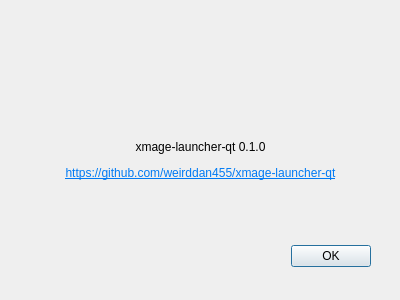
<?xml version="1.0" encoding="UTF-8"?>
<ui version="4.0">
 <class>AboutDialog</class>
 <widget class="QDialog" name="AboutDialog">
  <property name="geometry">
   <rect>
    <x>0</x>
    <y>0</y>
    <width>400</width>
    <height>300</height>
   </rect>
  </property>
  <property name="windowTitle">
   <string>About xmage-launcher-qt</string>
  </property>
  <property name="modal">
   <bool>true</bool>
  </property>
  <widget class="QDialogButtonBox" name="buttonBox">
   <property name="geometry">
    <rect>
     <x>30</x>
     <y>240</y>
     <width>341</width>
     <height>32</height>
    </rect>
   </property>
   <property name="orientation">
    <enum>Qt::Horizontal</enum>
   </property>
   <property name="standardButtons">
    <set>QDialogButtonBox::Ok</set>
   </property>
  </widget>
  <widget class="QLabel" name="logo">
   <property name="geometry">
    <rect>
     <x>120</x>
     <y>10</y>
     <width>171</width>
     <height>97</height>
    </rect>
   </property>
   <property name="text">
    <string/>
   </property>
   <property name="pixmap">
    <pixmap resource="../resources/resources.qrc">:/label-xmage.png</pixmap>
   </property>
   <property name="scaledContents">
    <bool>true</bool>
   </property>
  </widget>
  <widget class="QLabel" name="label">
   <property name="geometry">
    <rect>
     <x>40</x>
     <y>120</y>
     <width>321</width>
     <height>81</height>
    </rect>
   </property>
   <property name="text">
    <string>&lt;html&gt;&lt;head/&gt;&lt;body&gt;&lt;p&gt;xmage-launcher-qt 0.1.0&lt;/p&gt;&lt;p&gt;&lt;a href=&quot;https://github.com/weirddan455/xmage-launcher-qt&quot;&gt;&lt;span style=&quot; text-decoration: underline; color:#007af4;&quot;&gt;https://github.com/weirddan455/xmage-launcher-qt&lt;/span&gt;&lt;/a&gt;&lt;/p&gt;&lt;/body&gt;&lt;/html&gt;</string>
   </property>
   <property name="alignment">
    <set>Qt::AlignCenter</set>
   </property>
  </widget>
 </widget>
 <resources>
  <include location="../resources/resources.qrc"/>
 </resources>
 <connections>
  <connection>
   <sender>buttonBox</sender>
   <signal>accepted()</signal>
   <receiver>AboutDialog</receiver>
   <slot>accept()</slot>
   <hints>
    <hint type="sourcelabel">
     <x>248</x>
     <y>254</y>
    </hint>
    <hint type="destinationlabel">
     <x>157</x>
     <y>274</y>
    </hint>
   </hints>
  </connection>
  <connection>
   <sender>buttonBox</sender>
   <signal>rejected()</signal>
   <receiver>AboutDialog</receiver>
   <slot>reject()</slot>
   <hints>
    <hint type="sourcelabel">
     <x>316</x>
     <y>260</y>
    </hint>
    <hint type="destinationlabel">
     <x>286</x>
     <y>274</y>
    </hint>
   </hints>
  </connection>
 </connections>
</ui>
